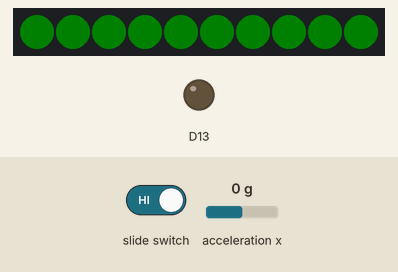
Bench run of a sketch on a simulated Adafruit Circuit Playground Express. Shown: 10 RGB LEDs in strip order, left to right, output pins drawn as LEDs (lit = HIGH). The inputs (shaded band) are chosen by the test bench; at power-on: acceleration x 0 g. Dim RGB values are drawn brighter than linear; random numbers use the default seed unless the sketch sets one; what the sketch prints to the serial monitor is not drawn.

Above: at 2.1 s.
At 3.2 s:
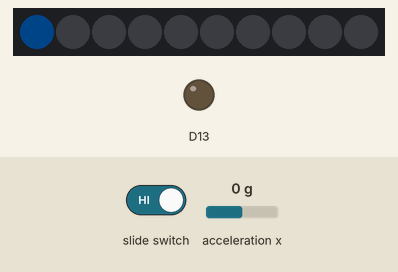
3.3 s: slide switch set LOW
4.8 s: slide switch set HIGH
At 27.38 s:
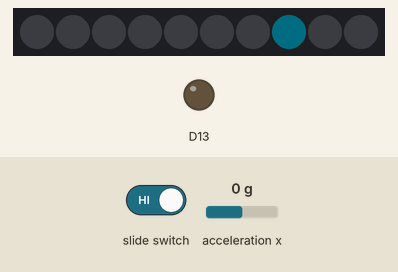

Measured:
- after the input at 3.3 s, every drawn part: stays the same
- after the input at 4.8 s, the LEDs: first change at once (image 2 shows a later state)
- what the display in image 0 shows lasts 1.0 s, from 2.0 s to 3.0 s

The sketch:

FinalGameWithSound.ino
```cpp
#include <Adafruit_CircuitPlayground.h>
#include <AsyncDelay.h>

AsyncDelay delay_1m;

bool slide = 0;    //keeps track of if the on off switch has been activated
int i = 0;         //the value used for the player's position
int enemypos = -1;  //the value used for the enemy's position
int coinpos = -1;  //the value used for the coins' position
int coins = 0;    //the number of coins
int enemynum = 0;  //the number of enemies
bool alive = 0;   //is the player alive?
int score = 0;    //the score tally
int loops = 0;    //the number of times the code has looped per level (almost like the refresh rate of a monitor)
bool death = 0;  //tells between general pauses and stops vs death (determines why the player might not be alive)
int level = 0;   //the difficulty and level select(can edit here for fun! WILL PROBABLY BREAK THE GAME IF ABOVE 20)
int loopthreshM = 1;  //multiplier to allow for repetetive spawning per level
int loopthreshC = 1;  //once again,multiplier to allow for repetetive spawning per level(it is hard to explain)


void setup() {
  CircuitPlayground.begin(10);
  Serial.begin(9600);
  CircuitPlayground.clearPixels();
  while (!Serial) {
    delay(10);
  }


  delay_1m.start(60000, AsyncDelay::MILLIS);


  attachInterrupt(digitalPinToInterrupt(7), SlideS, CHANGE);


  Serial.println("booting up");
  int boot = 0;
  for (int cycle = 0; cycle < 4; cycle++) {
    CircuitPlayground.setPixelColor(9 - boot, 255, 255, 255);
    CircuitPlayground.setPixelColor(0 + boot, 255, 255, 255);
    boot += 1;
    delay(500);
    if (boot == 4) {
      CircuitPlayground.clearPixels();
      boot = 0;
    }
  }
  level = 0;
  alive = 1;
  score = 0;
  slide = 1;
  i = 1;
  delay_1m.expire();
}


void loop() {
  //while slide is on for the game
  if (slide == 1) {
    //whilst the character is alive
    while (alive == 1) {
      //when the delay expires (that means when you have survived or started a level)
      //this is the code that sets up score and the next level's enemy and coin generation
      if (delay_1m.isExpired()) {
        score += (10 * level);
        level += 1;
        enemynum = random(10 * level, 30 * level);
        coins = random(5 * level, 10 * level);
        CircuitPlayground.clearPixels();
        enemypos = (-1);
        coinpos = (-1);
        loopthreshM = 1;
        loopthreshC = 1;
        delay_1m.repeat();
        loops = 0;
        CircuitPlayground.setPixelColor(0, 0, 128, 0);
        CircuitPlayground.setPixelColor(1, 0, 128, 0);
        CircuitPlayground.setPixelColor(2, 0, 128, 0);
        CircuitPlayground.setPixelColor(3, 0, 128, 0);
        CircuitPlayground.setPixelColor(4, 0, 128, 0);
        CircuitPlayground.setPixelColor(5, 0, 128, 0);
        CircuitPlayground.setPixelColor(6, 0, 128, 0);
        CircuitPlayground.setPixelColor(7, 0, 128, 0);
        CircuitPlayground.setPixelColor(8, 0, 128, 0);
        CircuitPlayground.setPixelColor(9, 0, 128, 0);
        delay(1000);
        CircuitPlayground.clearPixels();
      }

      //update player location

      CircuitPlayground.setPixelColor(i, 0, 0, 0);
      i += 1;

      //controls and movement
      if (CircuitPlayground.motionX() < .10) {
        i -= 2;
      }
      if (i > 9) {
        i = 0;
      }
      if (i < 0) {
        i = 9;
      }
      //player pixel will have a different hue based on time progressed(loops is the number of runs in the loop)
      CircuitPlayground.setPixelColor(i, 0, 128, 255 - loops);
      //enemy "hitbox"
      if (i == enemypos) {
        alive = 0;
        death = 1;
      }
      //coin "hitbox"  (i is the player position)
      if (i == coinpos) {
        score += 3;
        coinpos = (-1);
        CircuitPlayground.playTone(500, 50);
      CircuitPlayground.playTone(700, 50);
      }

    //below here is the spawning code for enemies and coins
      if (loops == (round(600 / enemynum + random(-9, 10)) * loopthreshM)){
        CircuitPlayground.setPixelColor(enemypos, 0, 0, 0);
      enemypos = random(0, 9);

      while (enemypos == coinpos || enemypos == i) {
        enemypos = random(0, 9);
      }
      loopthreshM += 1;

      }


      //more spawning
      if (loops == (round(600 / coins + random(-9, 10)) * loopthreshC))
      {  CircuitPlayground.setPixelColor(coinpos, 0, 0, 0);

      coinpos = random(0, 9);
      while (enemypos == coinpos || enemypos == i) {
        coinpos = random(0, 9);
      }
      loopthreshC += 1;
      }


     //once all loops of spawning and testing have occured, it will update the pixels to match the hitboxes it settled on
      CircuitPlayground.setPixelColor(coinpos, 128, 156, 0);
      CircuitPlayground.setPixelColor(enemypos, 255, 0, 0);

      //the check for on off switch and general delay between movements
      delay(250 - (level * 5));
      loops += 1;
      if (slide == 0) {
        break;
      }
    }

    //if you die, do ____
    if (death == 1) {
      CircuitPlayground.playTone(300, 1000);
      CircuitPlayground.playTone(250, 250);
      CircuitPlayground.playTone(350, 500);
       CircuitPlayground.playTone(400, 500);


      //resets for death
      Serial.print("score=");
      Serial.println(score);
      slide = 0;
      level = 0;
      alive = 1;
      score = 0;
      death = 0;
      loops = 0;
      delay_1m.expire();
      Serial.println("please flip switch to play");
    }
  }
}


 //changes bool from slide input
  void SlideS() {
    delay(20);
    slide = !slide;
  }
```
